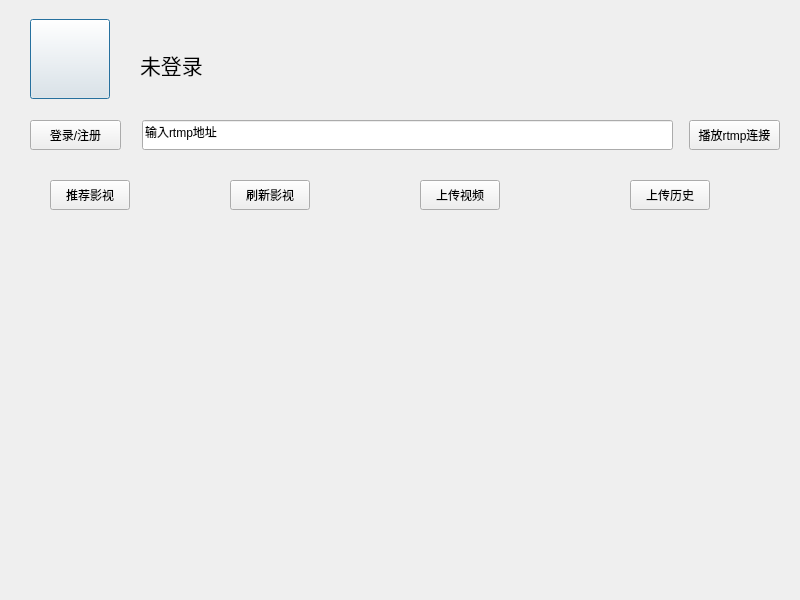
<?xml version="1.0" encoding="UTF-8"?>
<ui version="4.0">
 <class>OnlineDialog</class>
 <widget class="QDialog" name="OnlineDialog">
  <property name="geometry">
   <rect>
    <x>0</x>
    <y>0</y>
    <width>800</width>
    <height>600</height>
   </rect>
  </property>
  <property name="minimumSize">
   <size>
    <width>800</width>
    <height>600</height>
   </size>
  </property>
  <property name="maximumSize">
   <size>
    <width>800</width>
    <height>600</height>
   </size>
  </property>
  <property name="windowTitle">
   <string>Dialog</string>
  </property>
  <widget class="QPushButton" name="pb_icon">
   <property name="geometry">
    <rect>
     <x>30</x>
     <y>19</y>
     <width>80</width>
     <height>80</height>
    </rect>
   </property>
   <property name="text">
    <string/>
   </property>
  </widget>
  <widget class="QLabel" name="lb_name">
   <property name="geometry">
    <rect>
     <x>140</x>
     <y>50</y>
     <width>120</width>
     <height>30</height>
    </rect>
   </property>
   <property name="font">
    <font>
     <pointsize>16</pointsize>
    </font>
   </property>
   <property name="text">
    <string>未登录</string>
   </property>
  </widget>
  <widget class="QPushButton" name="pb_login">
   <property name="geometry">
    <rect>
     <x>30</x>
     <y>120</y>
     <width>91</width>
     <height>30</height>
    </rect>
   </property>
   <property name="text">
    <string>登录/注册</string>
   </property>
  </widget>
  <widget class="QLineEdit" name="le_rtmpUrl">
   <property name="geometry">
    <rect>
     <x>142</x>
     <y>120</y>
     <width>531</width>
     <height>30</height>
    </rect>
   </property>
   <property name="text">
    <string>输入rtmp地址</string>
   </property>
  </widget>
  <widget class="QPushButton" name="pb_rtmpPlay">
   <property name="geometry">
    <rect>
     <x>689</x>
     <y>120</y>
     <width>91</width>
     <height>30</height>
    </rect>
   </property>
   <property name="text">
    <string>播放rtmp连接</string>
   </property>
  </widget>
  <widget class="QPushButton" name="pb_video">
   <property name="geometry">
    <rect>
     <x>50</x>
     <y>180</y>
     <width>80</width>
     <height>30</height>
    </rect>
   </property>
   <property name="text">
    <string>推荐影视</string>
   </property>
  </widget>
  <widget class="QPushButton" name="pb_fresh">
   <property name="geometry">
    <rect>
     <x>230</x>
     <y>180</y>
     <width>80</width>
     <height>30</height>
    </rect>
   </property>
   <property name="text">
    <string>刷新影视</string>
   </property>
  </widget>
  <widget class="QPushButton" name="pb_upload">
   <property name="geometry">
    <rect>
     <x>420</x>
     <y>180</y>
     <width>80</width>
     <height>30</height>
    </rect>
   </property>
   <property name="text">
    <string>上传视频</string>
   </property>
  </widget>
  <widget class="QPushButton" name="pb_uploadHistory">
   <property name="geometry">
    <rect>
     <x>630</x>
     <y>180</y>
     <width>80</width>
     <height>30</height>
    </rect>
   </property>
   <property name="text">
    <string>上传历史</string>
   </property>
  </widget>
  <widget class="QStackedWidget" name="sw_page">
   <property name="geometry">
    <rect>
     <x>0</x>
     <y>220</y>
     <width>801</width>
     <height>381</height>
    </rect>
   </property>
   <property name="currentIndex">
    <number>1</number>
   </property>
   <widget class="QWidget" name="page_1">
    <widget class="movielable" name="pb_play1" native="true">
     <property name="geometry">
      <rect>
       <x>10</x>
       <y>10</y>
       <width>150</width>
       <height>120</height>
      </rect>
     </property>
    </widget>
    <widget class="movielable" name="pb_play2" native="true">
     <property name="geometry">
      <rect>
       <x>160</x>
       <y>10</y>
       <width>150</width>
       <height>120</height>
      </rect>
     </property>
    </widget>
    <widget class="movielable" name="pb_play3" native="true">
     <property name="geometry">
      <rect>
       <x>310</x>
       <y>10</y>
       <width>150</width>
       <height>120</height>
      </rect>
     </property>
    </widget>
    <widget class="movielable" name="pb_play4" native="true">
     <property name="geometry">
      <rect>
       <x>460</x>
       <y>10</y>
       <width>150</width>
       <height>120</height>
      </rect>
     </property>
    </widget>
    <widget class="movielable" name="pb_play5" native="true">
     <property name="geometry">
      <rect>
       <x>610</x>
       <y>10</y>
       <width>150</width>
       <height>120</height>
      </rect>
     </property>
    </widget>
    <widget class="movielable" name="pb_play10" native="true">
     <property name="geometry">
      <rect>
       <x>610</x>
       <y>130</y>
       <width>150</width>
       <height>120</height>
      </rect>
     </property>
    </widget>
    <widget class="movielable" name="pb_play8" native="true">
     <property name="geometry">
      <rect>
       <x>310</x>
       <y>130</y>
       <width>150</width>
       <height>120</height>
      </rect>
     </property>
    </widget>
    <widget class="movielable" name="pb_play6" native="true">
     <property name="geometry">
      <rect>
       <x>10</x>
       <y>130</y>
       <width>150</width>
       <height>120</height>
      </rect>
     </property>
    </widget>
    <widget class="movielable" name="pb_play7" native="true">
     <property name="geometry">
      <rect>
       <x>160</x>
       <y>130</y>
       <width>150</width>
       <height>120</height>
      </rect>
     </property>
    </widget>
    <widget class="movielable" name="pb_play9" native="true">
     <property name="geometry">
      <rect>
       <x>460</x>
       <y>130</y>
       <width>150</width>
       <height>120</height>
      </rect>
     </property>
    </widget>
    <widget class="movielable" name="pb_play15" native="true">
     <property name="geometry">
      <rect>
       <x>610</x>
       <y>250</y>
       <width>150</width>
       <height>120</height>
      </rect>
     </property>
    </widget>
    <widget class="movielable" name="pb_play13" native="true">
     <property name="geometry">
      <rect>
       <x>310</x>
       <y>250</y>
       <width>150</width>
       <height>120</height>
      </rect>
     </property>
    </widget>
    <widget class="movielable" name="pb_play11" native="true">
     <property name="geometry">
      <rect>
       <x>10</x>
       <y>250</y>
       <width>150</width>
       <height>120</height>
      </rect>
     </property>
    </widget>
    <widget class="movielable" name="pb_play12" native="true">
     <property name="geometry">
      <rect>
       <x>160</x>
       <y>250</y>
       <width>150</width>
       <height>120</height>
      </rect>
     </property>
    </widget>
    <widget class="movielable" name="pb_play14" native="true">
     <property name="geometry">
      <rect>
       <x>460</x>
       <y>250</y>
       <width>150</width>
       <height>120</height>
      </rect>
     </property>
    </widget>
   </widget>
   <widget class="QWidget" name="page_2">
    <widget class="movielable" name="pb_myplay5" native="true">
     <property name="geometry">
      <rect>
       <x>620</x>
       <y>10</y>
       <width>150</width>
       <height>120</height>
      </rect>
     </property>
    </widget>
    <widget class="movielable" name="pb_myplay13" native="true">
     <property name="geometry">
      <rect>
       <x>320</x>
       <y>250</y>
       <width>150</width>
       <height>120</height>
      </rect>
     </property>
    </widget>
    <widget class="movielable" name="pb_myplay3" native="true">
     <property name="geometry">
      <rect>
       <x>320</x>
       <y>10</y>
       <width>150</width>
       <height>120</height>
      </rect>
     </property>
    </widget>
    <widget class="movielable" name="pb_myplay14" native="true">
     <property name="geometry">
      <rect>
       <x>470</x>
       <y>250</y>
       <width>150</width>
       <height>120</height>
      </rect>
     </property>
    </widget>
    <widget class="movielable" name="pb_myplay4" native="true">
     <property name="geometry">
      <rect>
       <x>470</x>
       <y>10</y>
       <width>150</width>
       <height>120</height>
      </rect>
     </property>
    </widget>
    <widget class="movielable" name="pb_myplay1" native="true">
     <property name="geometry">
      <rect>
       <x>20</x>
       <y>10</y>
       <width>150</width>
       <height>120</height>
      </rect>
     </property>
    </widget>
    <widget class="movielable" name="pb_myplay15" native="true">
     <property name="geometry">
      <rect>
       <x>620</x>
       <y>250</y>
       <width>150</width>
       <height>120</height>
      </rect>
     </property>
    </widget>
    <widget class="movielable" name="pb_myplay9" native="true">
     <property name="geometry">
      <rect>
       <x>470</x>
       <y>130</y>
       <width>150</width>
       <height>120</height>
      </rect>
     </property>
    </widget>
    <widget class="movielable" name="pb_myplay7" native="true">
     <property name="geometry">
      <rect>
       <x>170</x>
       <y>130</y>
       <width>150</width>
       <height>120</height>
      </rect>
     </property>
    </widget>
    <widget class="movielable" name="pb_myplay6" native="true">
     <property name="geometry">
      <rect>
       <x>20</x>
       <y>130</y>
       <width>150</width>
       <height>120</height>
      </rect>
     </property>
    </widget>
    <widget class="movielable" name="pb_myplay11" native="true">
     <property name="geometry">
      <rect>
       <x>20</x>
       <y>250</y>
       <width>150</width>
       <height>120</height>
      </rect>
     </property>
    </widget>
    <widget class="movielable" name="pb_myplay8" native="true">
     <property name="geometry">
      <rect>
       <x>320</x>
       <y>130</y>
       <width>150</width>
       <height>120</height>
      </rect>
     </property>
    </widget>
    <widget class="movielable" name="pb_myplay12" native="true">
     <property name="geometry">
      <rect>
       <x>170</x>
       <y>250</y>
       <width>150</width>
       <height>120</height>
      </rect>
     </property>
    </widget>
    <widget class="movielable" name="pb_myplay10" native="true">
     <property name="geometry">
      <rect>
       <x>620</x>
       <y>130</y>
       <width>150</width>
       <height>120</height>
      </rect>
     </property>
    </widget>
    <widget class="movielable" name="pb_myplay2" native="true">
     <property name="geometry">
      <rect>
       <x>170</x>
       <y>10</y>
       <width>150</width>
       <height>120</height>
      </rect>
     </property>
    </widget>
   </widget>
  </widget>
 </widget>
 <customwidgets>
  <customwidget>
   <class>movielable</class>
   <extends>QWidget</extends>
   <header location="global">movielable.h</header>
   <container>1</container>
  </customwidget>
 </customwidgets>
 <resources/>
 <connections/>
</ui>
